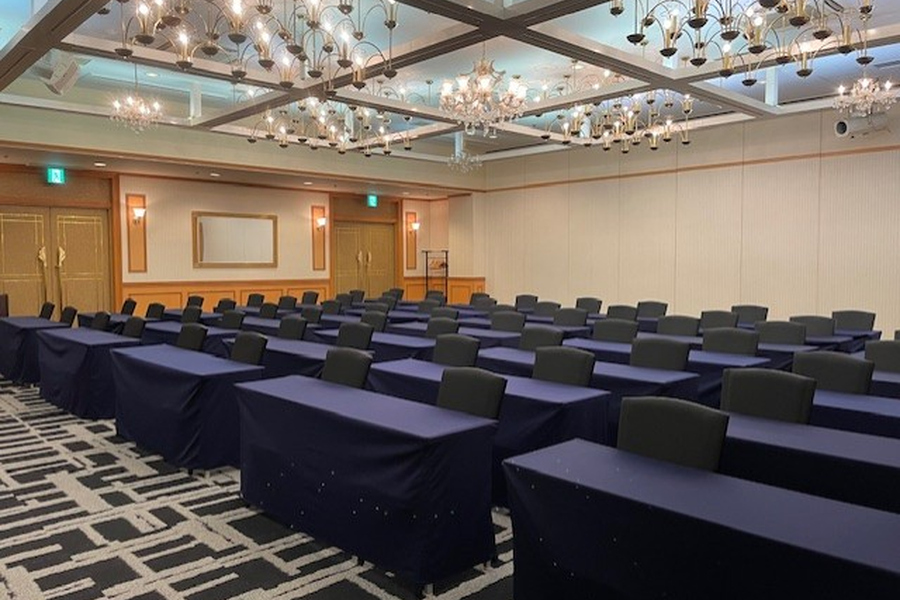
#> input picture 2_ServiceResource_resize_rename_images/0_input_images/2131/ServiceResource_2131_1.webp, 900 x 600 px, found by its file name; its folder holds only this picture in this run
$ python 1:1_resize_images.py 100
#> lines starting #> are read from the running program, lines starting #| are printed output that depends on the picture
import os
import sys
import shutil
from PIL import Image

# フォルダ設定
input_folder = "0_input_images"
output_folder = "2_output_images"

# --- フォルダを先にクリア ---
folders_to_clear = [output_folder]

def clear_folder(folder_path):
#> call 2 of process_files_in_directory, with input_dir = '0_input_images', output_dir = '2_output_images', relative_path = '2131'
#> in process_files_in_directory, img is the input picture: PIL image 900x600 RGB; mean R, G, B 110.5, 100.2, 93.5
    if os.path.exists(folder_path):
        for filename in os.listdir(folder_path):
            file_path = os.path.join(folder_path, filename)
            try:
                if os.path.isfile(file_path) or os.path.islink(file_path):
                    os.unlink(file_path)
                elif os.path.isdir(file_path):
                    shutil.rmtree(file_path)
            except Exception as e:
                print(f'{file_path} の削除に失敗しました。理由: {e}')

# 2_output_imagesをクリア
for folder in folders_to_clear:
    clear_folder(folder)

# --- ここまで ---

# コマンド引数を入力（画像サイズ）
if len(sys.argv) < 2:
    print("使い方: 1:1_resize_images.py 画像サイズ")
    print("例: 1:1_resize_images.py 960")
    print("出力例: 960x960のWebP画像")
    sys.exit(1)

try:
    target_size = int(sys.argv[1])
    if target_size <= 0:
        raise ValueError("画像サイズは正の整数である必要があります")
except ValueError as e:
    print(f"エラー: {e}")
    print("使い方: 1:1_resize_images.py 画像サイズ")
    print("例: 1:1_resize_images.py 960")
    sys.exit(1)

target_width = target_size  # 目標の幅
target_height = target_size  # 目標の高さ（1:1）

print(f"画像サイズ: {target_width}x{target_height}（1:1比率）")
print("長辺を維持し、短辺を拡張して正方形にします（画像内容は完全に保持されます）")

# フォルダが存在しない場合、作成する
os.makedirs(output_folder, exist_ok=True)

def process_image(img):
    """画像を処理する（長辺を維持し、短辺を拡張して正方形にする）"""
    original_width, original_height = img.size
#> original_width = 900; original_height = 600

    # 長辺のサイズを決定
    if original_width >= original_height:
        # 横長の画像
        aspect_ratio = target_size / original_width
#> aspect_ratio = 0.111
        new_width = target_size
        new_height = int(original_height * aspect_ratio)
#> new_height = 66
    else:
        # 縦長の画像
        aspect_ratio = target_size / original_height
        new_height = target_size
        new_width = int(original_width * aspect_ratio)

    # リサイズ
    resized_img = img.resize((new_width, new_height), Image.LANCZOS)
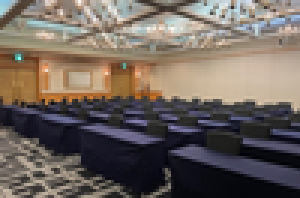
#> resized_img: PIL image 100x66 RGB (shown 3 times larger); mean R, G, B 110.5, 100.2, 93.5

    # 正方形のキャンバスを作成（白背景）
    square_img = Image.new("RGB", (target_size, target_size), (255, 255, 255))
#> square_img: PIL image 100x100 RGB; every value is 255

    # リサイズした画像を中央に配置
    paste_x = (target_size - new_width) // 2
    paste_y = (target_size - new_height) // 2
#> paste_y = 17
    square_img.paste(resized_img, (paste_x, paste_y))
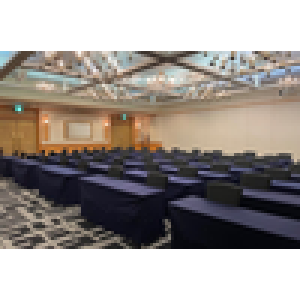
#> square_img: PIL image 100x100 RGB (shown 3 times larger); mean R, G, B 159.6, 152.8, 148.4

    return square_img

def process_files_in_directory(input_dir, output_dir, relative_path=""):
    """指定されたディレクトリ内のファイルを処理（サブディレクトリも含む）"""
    current_input_dir = os.path.join(input_dir, relative_path)
    current_output_dir = os.path.join(output_dir, relative_path)

    # 出力ディレクトリが存在しない場合は作成
    os.makedirs(current_output_dir, exist_ok=True)

    # ディレクトリ内のファイルとサブディレクトリを処理
    for item in os.listdir(current_input_dir):
        item_path = os.path.join(current_input_dir, item)

        # サブディレクトリの場合は再帰的に処理
        if os.path.isdir(item_path):
            new_relative_path = os.path.join(relative_path, item)
            process_files_in_directory(input_dir, output_dir, new_relative_path)
#| ⭕️処理完了: 2131/ServiceResource_2131_1.webp -> 2131/ServiceResource_2131_1.webp (100x100)

        # 画像ファイルの場合は処理
        elif item.lower().endswith((".jpg", ".jpeg", ".png", ".webp")):
            try:
                img = Image.open(item_path).convert("RGB")

                # 画像処理実行
                processed = process_image(img)

                # WebP形式で保存
                base_name = os.path.splitext(item)[0]
                output_filename = f"{base_name}.webp"
                output_path = os.path.join(current_output_dir, output_filename)

                # 画質を100%に設定して保存（無圧縮）
                processed.save(output_path, "WEBP", quality=100, lossless=True)
                print(f"⭕️処理完了: {os.path.join(relative_path, item)} -> {os.path.join(relative_path, output_filename)} ({processed.width}x{processed.height})")
            except Exception as e:
                print(f"エラー: ファイル {os.path.join(relative_path, item)} の処理中にエラーが発生しました: {e}")
#> pass 2 of the loop in process_files_in_directory, `for item in os.listdir(current_input_dir):`:
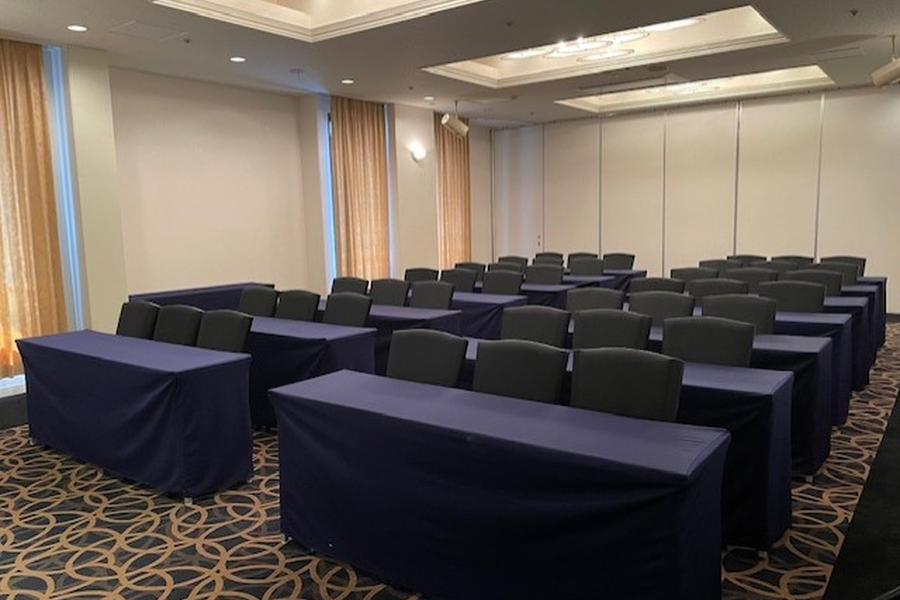
#> input picture 2_ServiceResource_resize_rename_images/0_input_images/2134/ServiceResource_2134_1.webp, 900 x 600 px, found by its file name
#> in process_files_in_directory, img is the input picture: PIL image 900x600 RGB; mean R, G, B 102.2, 92.7, 85.5
#> in process_image (call 2), `resized_img = img.resize((new_width, new_height), Image.LANCZOS)`:
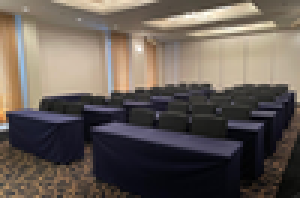
#> resized_img: PIL image 100x66 RGB (shown 3 times larger); mean R, G, B 102.2, 92.7, 85.5
#> in process_image (call 2), `square_img.paste(resized_img, (paste_x, paste_y))`:
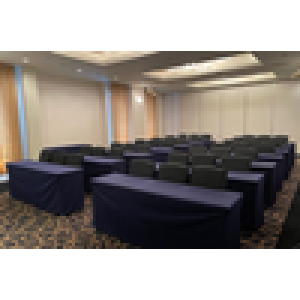
#> square_img: PIL image 100x100 RGB (shown 3 times larger); mean R, G, B 154.2, 147.9, 143.2
#| ⭕️処理完了: 2134/ServiceResource_2134_1.webp -> 2134/ServiceResource_2134_1.webp (100x100)

# 画像処理を実行
print("画像のリサイズと正方形化を開始...")
process_files_in_directory(input_folder, output_folder)
print(f"⭕️全画像の処理が完了し、{target_width}x{target_height}のWebP形式で2_output_imagesに出力しました！")
